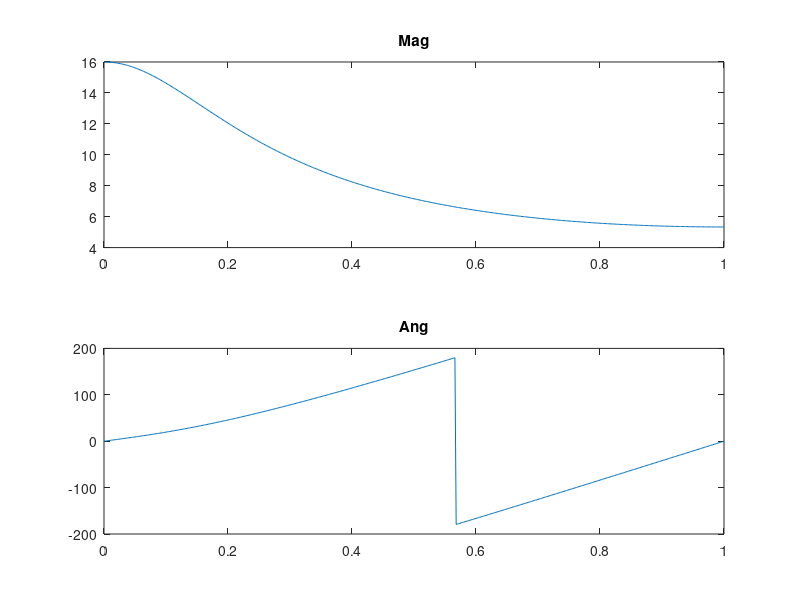

Reproduce this figure in MATLAB.
w1 = [0:500]/500*pi;
X1 = 8 * exp(i * 2 * w1) ./ (1 - 0.5 * exp(-j * w1));
magX1 = abs(X1);
angX1 = angle(X1);

subplot(2, 1, 1); plot(w1/pi, magX1); title("Mag");
subplot(2, 1, 2); plot(w1/pi, angX1 * 180 / pi); title("Ang");
